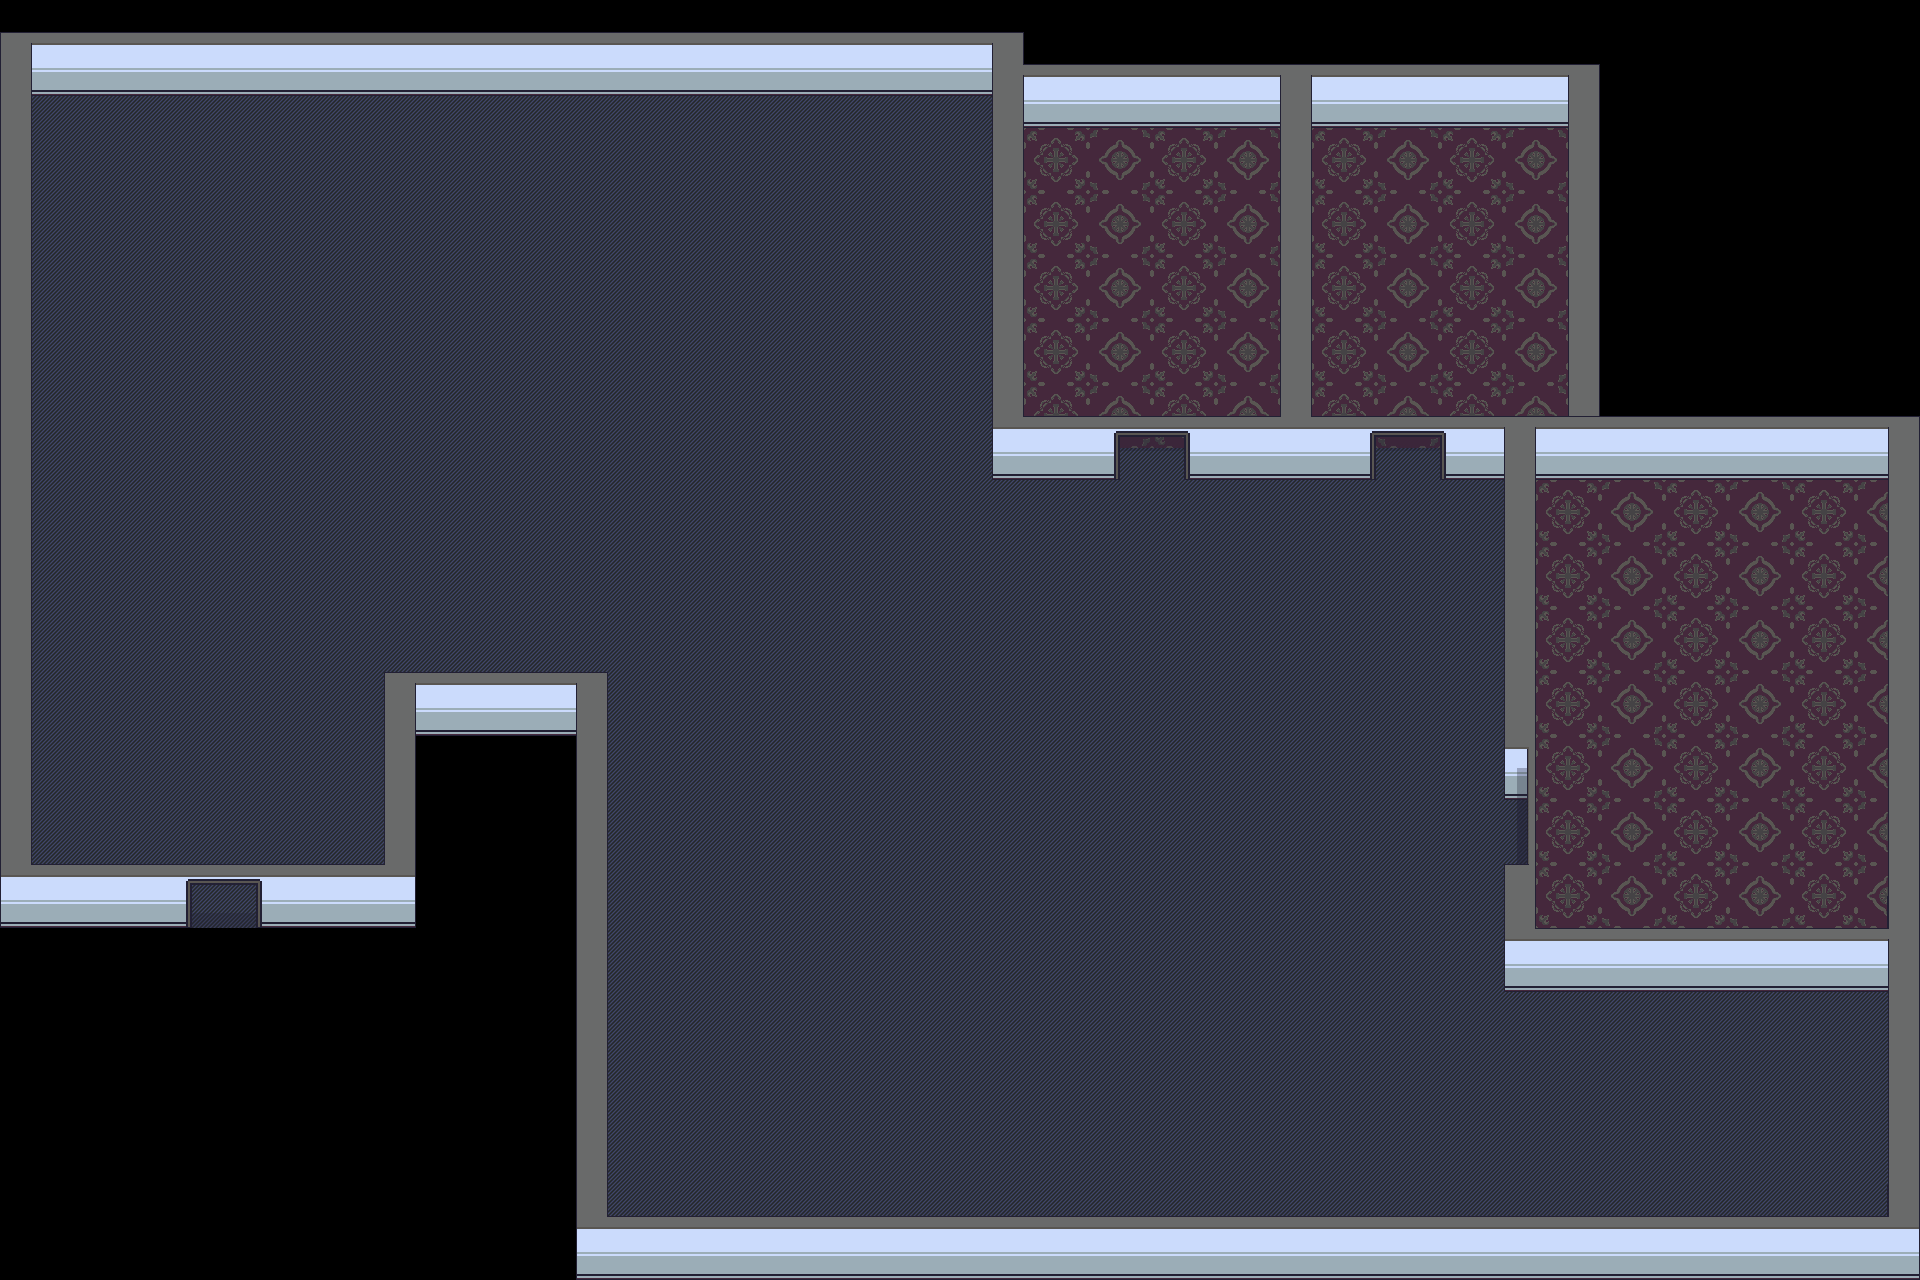

Tiled map render using the project's own tile images. Description and the map definition, with tile-layer contents summarised, below:
An orthogonal 60x40 tile map with 32x32 px tiles, 9 tile layers (BG, floors, floors 2, walls, ...), 9 tilesets.

<map version="1.4" tiledversion="1.4.2" orientation="orthogonal" renderorder="right-down" width="60" height="40" tilewidth="32" tileheight="32" infinite="0" nextlayerid="16" nextobjectid="1">
 <tileset firstgid="1" source="../../tilesets/Gather Walls Interior 1.x.tsx" />
 <tileset firstgid="751" source="../../tilesets/Gather Floors 1.x.tsx" />
 <tileset firstgid="3311" source="../../tilesets/Gather Tables 1.x.tsx" />
 <tileset firstgid="4117" source="../../tilesets/Gather Swatches 1.x.tsx" />
 <tileset firstgid="4317" source="../../tilesets/Gather Shadows 1.x.tsx" />
 <tileset firstgid="4517" source="../../tilesets/Gather Chairs 1.x.tsx" />
 <tileset firstgid="4917" source="../../tilesets/Gather Decoration 1.x.tsx" />
 <tileset firstgid="10677" source="../../tilesets/Gather Plants 1.x.tsx" />
 <tileset firstgid="11477" source="../../tilesets/Gather Games 1.x.tsx" />
 <group id="6" name="bg">
  <layer id="5" name="BG" width="60" height="40">
   <data>[2400 cells, 2400 non-empty, 1 distinct tile ids]</data>
  </layer>
  <layer id="2" name="floors" width="60" height="40">
   <data>[2400 cells, 1815 non-empty, 2 distinct tile ids]</data>
  </layer>
  <layer id="13" name="floors 2" width="60" height="40">
   <data>[2400 cells, 325 non-empty, 8 distinct tile ids]</data>
  </layer>
  <layer id="3" name="walls" width="60" height="40">
   <data>[2400 cells, 471 non-empty, 55 distinct tile ids]</data>
  </layer>
  <layer id="12" name="furn 1" width="60" height="40">
   <data>[2400 cells, 0 non-empty, 0 distinct tile ids]</data>
  </layer>
  <layer id="4" name="furn 2" width="60" height="40">
   <data>[2400 cells, 0 non-empty, 0 distinct tile ids]</data>
  </layer>
  <layer id="14" name="desktops" width="60" height="40">
   <data>[2400 cells, 0 non-empty, 0 distinct tile ids]</data>
  </layer>
  <layer id="15" name="desktops 2" width="60" height="40">
   <data>[2400 cells, 0 non-empty, 0 distinct tile ids]</data>
  </layer>
 </group>
 <group id="10" name="fg">
  <layer id="9" name="fg doorways" width="60" height="40">
   <data>[2400 cells, 9 non-empty, 3 distinct tile ids]</data>
  </layer>
 </group>
</map>
